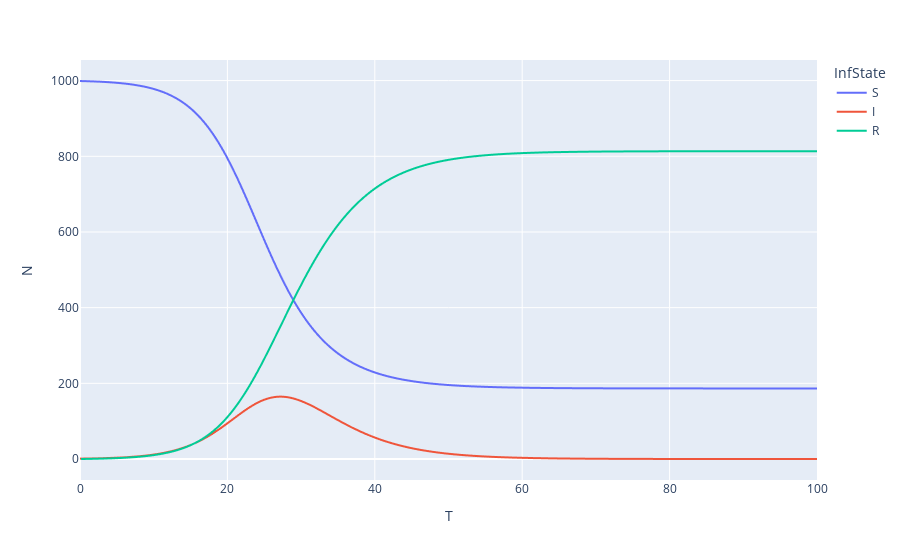

Here is the notebook cell this chart was saved with:
### Markdown cell above
Now we can plot the results.

### Code cell
import plotly.express as px

epi_fig = px.line(epi_mdl.full_epi, x="T", y="N", color="InfState")
epi_fig.show()

### Figure 1 — Plotly figure (JSON) as saved in the notebook; plotly's stock layout.template omitted (floating-point values rounded to 4 significant figures; data arrays with more than 128 entries replaced by an {"elided": "..."} marker saying what was removed)
{"data": [{"hovertemplate": "InfState=S<br>T=%{x}<br>N=%{y}<extra></extra>", "legendgroup": "S", "line": {"color": "#636efa", "dash": "solid"}, "marker": {"symbol": "circle"}, "mode": "lines", "name": "S", "showlegend": true, "type": "scattergl", "x": {"elided": "401 float values"}, "xaxis": "x", "y": {"elided": "401 float values"}, "yaxis": "y"}, {"hovertemplate": "InfState=I<br>T=%{x}<br>N=%{y}<extra></extra>", "legendgroup": "I", "line": {"color": "#EF553B", "dash": "solid"}, "marker": {"symbol": "circle"}, "mode": "lines", "name": "I", "showlegend": true, "type": "scattergl", "x": {"elided": "401 float values"}, "xaxis": "x", "y": {"elided": "401 float values"}, "yaxis": "y"}, {"hovertemplate": "InfState=R<br>T=%{x}<br>N=%{y}<extra></extra>", "legendgroup": "R", "line": {"color": "#00cc96", "dash": "solid"}, "marker": {"symbol": "circle"}, "mode": "lines", "name": "R", "showlegend": true, "type": "scattergl", "x": {"elided": "400 float values"}, "xaxis": "x", "y": {"elided": "400 float values"}, "yaxis": "y"}], "layout": {"legend": {"title": {"text": "InfState"}, "tracegroupgap": 0}, "margin": {"t": 60}, "xaxis": {"anchor": "y", "domain": [0, 1], "title": {"text": "T"}}, "yaxis": {"anchor": "x", "domain": [0, 1], "title": {"text": "N"}}}}
